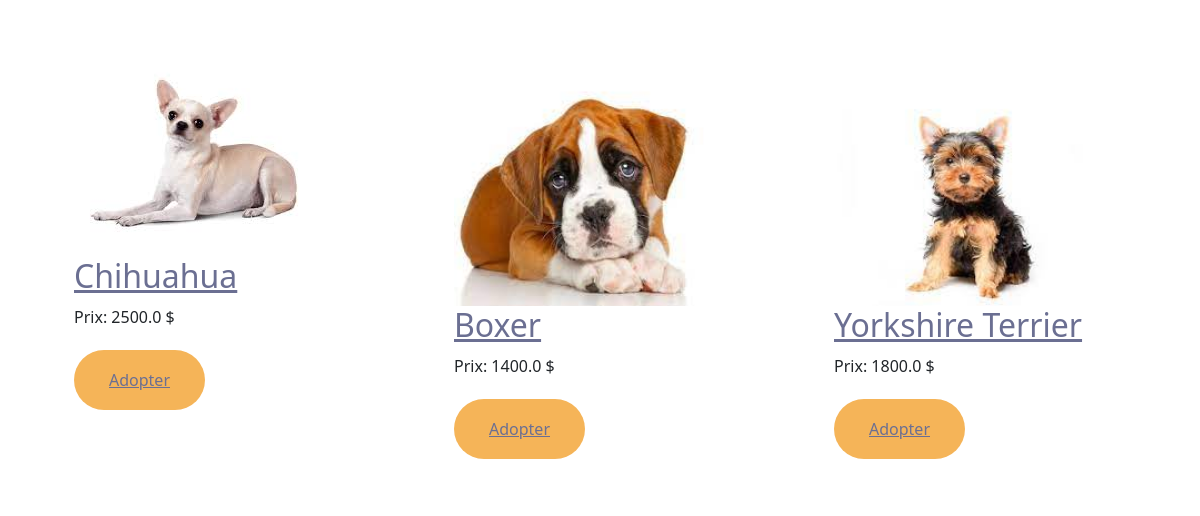
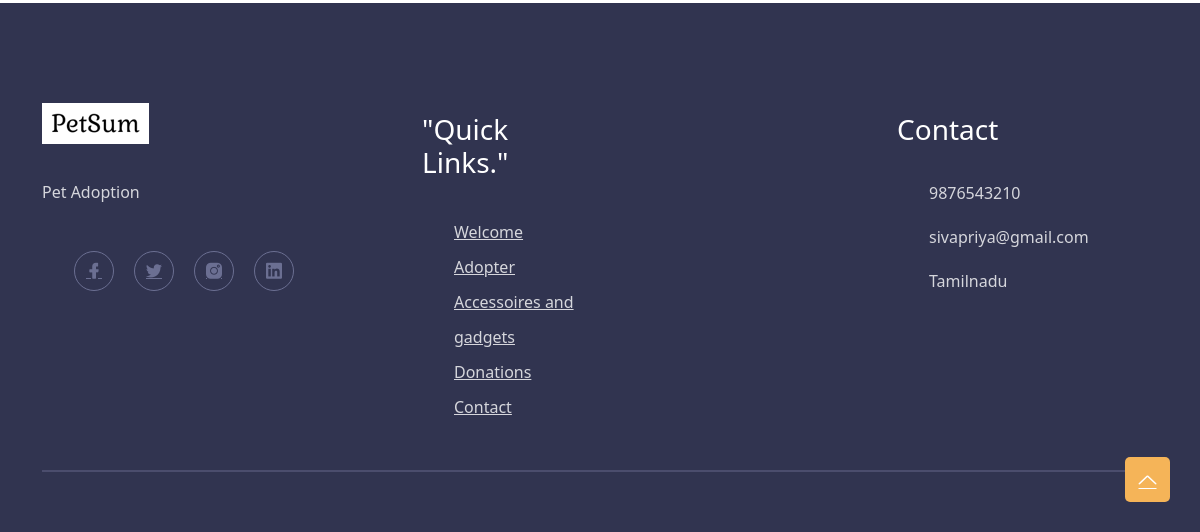
/store/ (lower part), run on an earlier commit of the app's database (2 pictures, top to bottom).
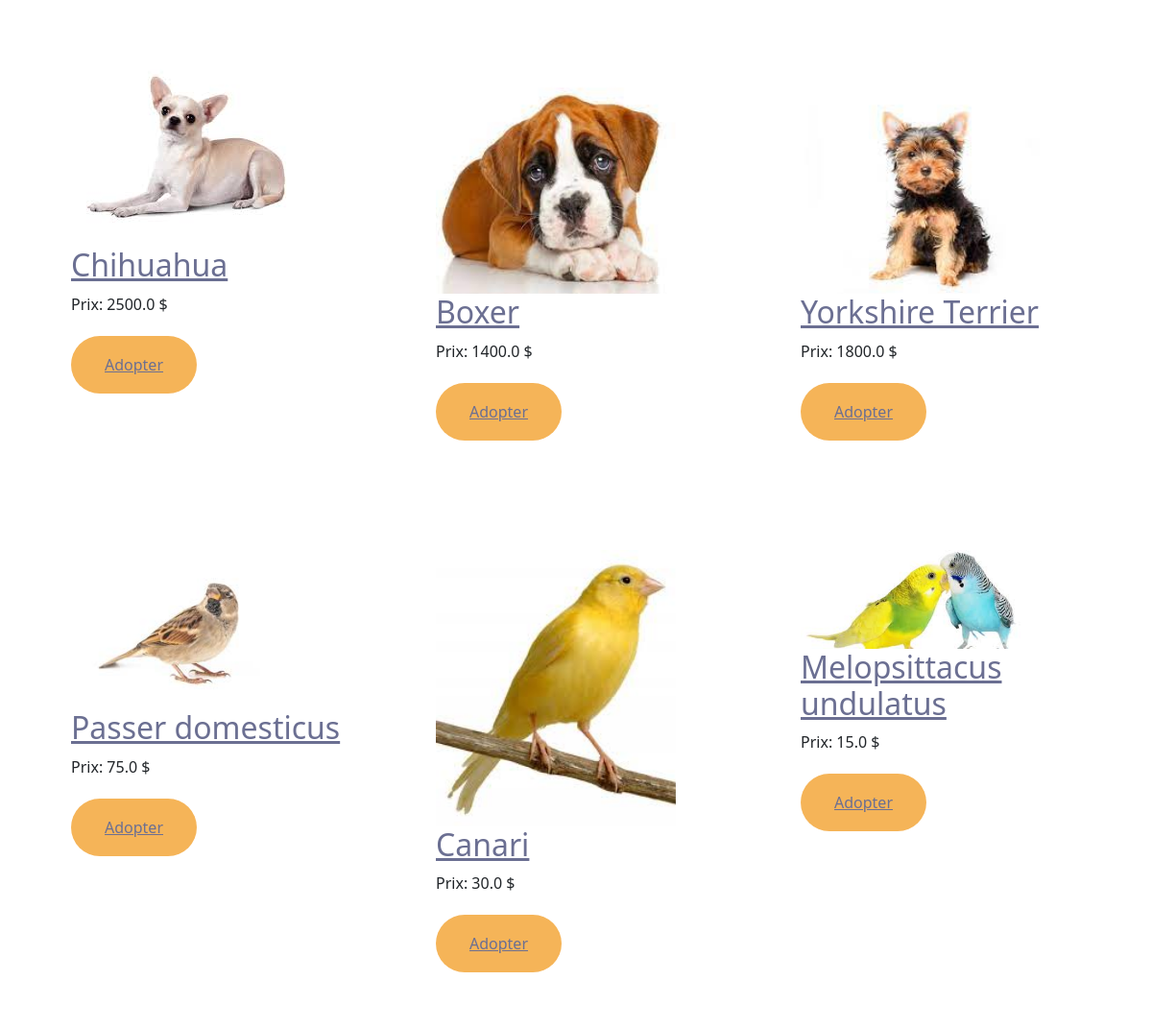
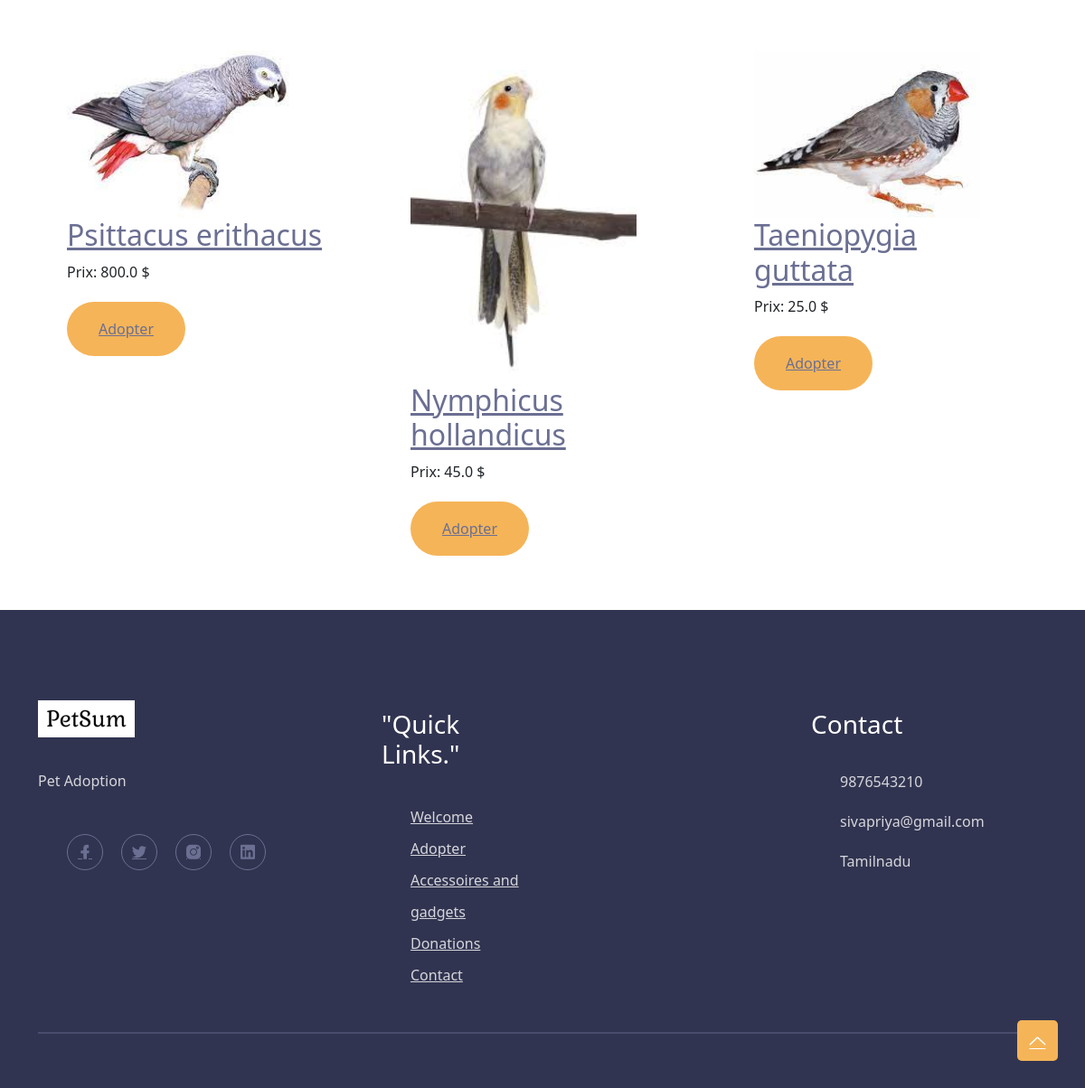
And on a later commit of the database (2 pictures, top to bottom).
### item/models.py (models this page shows, shortened)
class Item(models.Model):
    category = models.ForeignKey(Category, related_name='items', on_delete=models.CASCADE)
    name = models.CharField(max_length=255)
    description = models.TextField(blank = True, null=True)
    price = models.FloatField()
    image = models.ImageField(upload_to='item_images', blank=True, null=True)
    is_sold = models.BooleanField(default=False)
    created_by = models.ForeignKey(User, related_name='items',on_delete=models.CASCADE)

### store/views.py (the view)
# urls.py: path('', include('store.urls')),
def store(request):
    if request.user.is_authenticated:
        customer = request.user.customer
        order , created = Order.objects.get_or_create(customer=customer, complete=False)
        items = order.orderitem_set.all()
        cartItems = order.get_cart_items
    else:
        items = []
        order = {'get_cart_total':0 , 'get_cart_items':0}
        cartItems = order['get_cart_items']
    items = Item.objects.filter(is_sold=False).exclude(category_id=4)
    categories = Category.objects.all()
    context={'categories': categories, 'items': items, 'cartItems': cartItems}
    return render(request, 'store/store.html', context)

### store/Templates/store/store.html (shortened to what this page needs)
{% extends 'store/base.html' %}
{% block content %}
    <section class="service-section pt-150">
    <div class="container">
            <div class="row">
            {% for item in items %}
            <div class="col-xl-4 col-md-6 col-sm-12">
                <div class="single-service">
                    <div class="content">
                        <a>
                            <div class = "container">
                                <img src="{{ item.image.url }}" width="250"  height="auto">
                                <a href="{% url 'item:detail' item.id %}"><h2>{{ item.name }}</h2></a>
                                <p>Prix: {{ item.price }} $</p>
                                {% if request.user.is_authenticated %}
                                    <button data-item={{item.id}} data-action="add" class="main-btn btn-hover wow fadeInUp update-cart" data-wow-delay=".6s">Adopter</button>
                                {% else %}
                                    <a href="../login" class="main-btn btn-hover wow fadeInUp update-cart" data-wow-delay=".6s">Adopter</a>
                                {% endif %}
                            </div>
                        </a>
                    </div>
                </div>
            </div>
            {% endfor %}
        </div>
    </div>
</section>
{% endblock content %}

### store/Templates/store/base.html (shortened to what this page needs)
 <!DOCTYPE html>
{% load static %}
<html class="no-js" lang="fr">
  <head>
      <link rel="stylesheet" href="{% static '/css/main.css' %}">
      <link rel="stylesheet" href="{% static '/css/animate.css' %}">
      <link rel="stylesheet" href="{% static '/css/bootstrap-5.0.0-alpha-2.min.css' %}">
      <link rel="stylesheet" href="{% static '/css/LineIcons.2.0.css' %}">
      <link rel="stylesheet" href="{% static '/fonts/LineIcons.eot' %}">
      <link rel="stylesheet" href="{% static '/fonts/LineIcons.svg' %}">
      <link rel="stylesheet" href="{% static '/fonts/LineIcons.ttf' %}">
      <link rel="stylesheet" href="{% static '/fonts/LineIcons.woff' %}">
      <link rel="stylesheet" href="{% static '/fonts/LineIcons.woff2' %}">
      <link rel="stylesheet" href="{% static '/img/logo/logo.png' %}">
      <link href="https://cdn.jsdelivr.net/npm/bootstrap@5.3.0-alpha3/dist/css/bootstrap.min.css" rel="stylesheet">
  </head>
  <body>
  {% block content %}
  {% endblock content %}
		<footer class="footer">
			<div class="container">
				<div class="widget-wrapper">
					<div class="row">
						<div class="col-lg-4 col-md-6">
							<div class="footer-widget">
								<div class="logo">
									<a href="../"> <img src="{% static '/img/logo/logo.png' %}" alt=""> </a>
								</div>
								<p class="desc">Pet Adoption</p>
								<ul class="socials">
									<li>
										<a href="javascript:void(0)"> <i class="lni lni-facebook-filled"></i> </a>
									</li>
									<li>
										<a href="javascript:void(0)"> <i class="lni lni-twitter-filled"></i> </a>
									</li>
									<li>
										<a href="javascript:void(0)"> <i class="lni lni-instagram-filled"></i> </a>
									</li>
									<li>
										<a href="javascript:void(0)"> <i class="lni lni-linkedin-original"></i> </a>
									</li>
								</ul>
							</div>
						</div>
						<div class="col-lg-2 col-md-6">
							<div class="footer-widget">
								<h3>"Quick Links."</h3>
								<ul class="links">
									<li><a href="../">Welcome</a></li>
									<li><a href="../store">Adopter</a></li>
									<li><a href="../second_shop">Accessoires and gadgets</a></li>
									<li><a href="javascript:void(0)">Donations</a></li>
									<li><a href="../contact">Contact</a></li>
								</ul>
							</div>
						</div>
						<div class="col-lg-3 col-md-6">
						</div>
						<div class="col-lg-3 col-md-6">
							<div class="footer-widget">
								<h3>Contact</h3>
								<ul class="info">
									<li>9876543210</li>
									<li>sivapriya@gmail.com</li>
									<li>Tamilnadu</li>
								</ul>
							</div>
						</div>
					</div>
				</div>
				<div class="copy-right">
				</div>
			</div>
		</footer>
    <a href="#" class="scroll-top btn-hover">
      <i class="lni lni-chevron-up"></i>
    </a>
  </body>
</html>

### static/css/main.css (style rules this page uses)
html { scroll-behavior: smooth; }
body { font-family: "Poppins", sans-serif; font-weight: normal; font-style: normal; color: #6B6F92; overflow-x: hidden; }
* { margin: 0; padding: 0; box-sizing: border-box; }
audio, canvas, iframe, img, svg, video { vertical-align: middle; }
h1, h2, h3, h4, h5, h6 { font-weight: 600; margin: 0px; color: #313450; }
h2 { font-size: 36px; }
h3 { font-size: 25px; }
ul, ol { margin: 0px; padding: 0px; list-style-type: none; }
p { font-size: 18px; font-weight: 400; line-height: 28px; margin: 0px; }
.main-btn { display: inline-block; font-weight: 500; text-align: center; white-space: nowrap; vertical-align: middle; user-select: none; padding: 18px 35px; font-size: 16px; border-radius: 50px; color: #fff; cursor: pointer; z-index: 5; transition: all .4s ease-in-out; border: none; background: #F5B458; overflow: hidden; }
.btn-hover { position: relative; overflow: hidden; }
.btn-hover::after { content: ''; position: absolute; width: 0%; height: 0%; border-radius: 50%; background: rgba(0, 0, 0, 0.05); top: 50%; left: 50%; padding: 50%; z-index: -1; transition: all 0.3s ease-out 0s; transform: translate3d(-50%, -50%, 0) scale(0); }
.scroll-top { width: 45px; height: 45px; background: #F5B458; display: flex; justify-content: center; align-items: center; font-size: 18px; color: #fff; border-radius: 5px; position: fixed; bottom: 30px; right: 30px; z-index: 9999; cursor: pointer; transition: all 0.3s ease-out 0s; }
.pt-150 { padding-top: 150px; }
.service-section .single-service { margin-bottom: 30px; padding: 45px 30px; border-radius: 10px; background: #fff; transition: all 0.3s ease-out 0s; }
@media only screen and (min-width: 1200px) and (max-width: 1399px) { .service-section .single-service { padding: 30px 20px; } }
.service-section .single-service .content p { font-size: 16px; line-height: 26px; margin-bottom: 20px; }
.footer { background: #313450; padding-top: 100px; }
.footer .widget-wrapper .footer-widget { margin-bottom: 45px; }
.footer .widget-wrapper .footer-widget .logo { margin-bottom: 35px; }
.footer .widget-wrapper .footer-widget .logo a { display: inline-block; }
.footer .widget-wrapper .footer-widget p.desc { font-size: 16px; line-height: 27px; color: rgba(255, 255, 255, 0.8); margin-bottom: 45px; padding-right: 60px; }
.footer .widget-wrapper .footer-widget .socials { display: flex; align-items: center; }
.footer .widget-wrapper .footer-widget .socials li a { display: flex; align-items: center; justify-content: center; border-radius: 50%; width: 40px; height: 40px; border: 1px solid #6B6F92; color: #6B6F92; margin-right: 20px; }
.footer .widget-wrapper .footer-widget h3 { margin-bottom: 35px; color: #fff; margin-top: 10px; }
.footer .widget-wrapper .footer-widget .links li a { font-size: 16px; line-height: 35px; color: rgba(255, 255, 255, 0.8); }
.footer .widget-wrapper .footer-widget .info li { color: rgba(255, 255, 255, 0.8); margin-bottom: 20px; }
.footer .copy-right { padding: 30px 0; border-top: 2px solid rgba(107, 111, 146, 0.44); }

What changed in the data, as far as the page shows it:
added Item: image (picture), name "Passer domesticus", price "75.0"
added Item: image (picture), name "Canari", price "30.0"
added Item: image (picture), name "Melopsittacus undulatus", price "15.0"
added Item: image (picture), name "Psittacus erithacus", price "800.0"
added Item: image (picture), name "Nymphicus hollandicus", price "45.0"
added Item: image (picture), name "Taeniopygia guttata", price "25.0"
